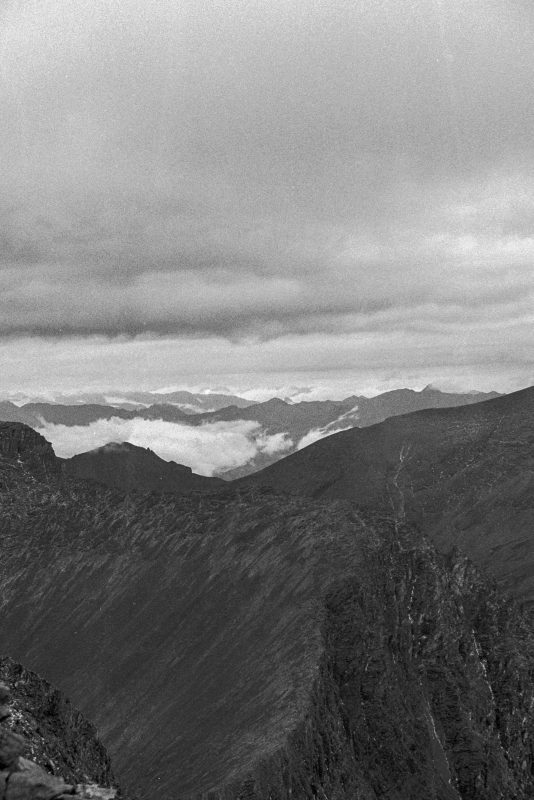
#> input picture assets/film/1514.webp, 1067 x 1600 px (shown at 1/2 size)
$ python create-film-book-textures.py
#> lines starting #> are read from the running program, lines starting #| are printed output that depends on the picture
from pathlib import Path
from PIL import Image, ImageDraw, ImageFont
import hashlib, json, random

root = Path(__file__).resolve().parents[1]
out = root.parents[1] / 'outputs' / 'v50-book'
out.mkdir(parents=True, exist_ok=True)
W, H = 1024, 1420
fonts = Path('C:/Windows/Fonts')
serif = lambda size: ImageFont.truetype(str(fonts / 'georgia.ttf'), size)
italic = lambda size: ImageFont.truetype(str(fonts / 'georgiai.ttf'), size)
small = lambda size: ImageFont.truetype(str(fonts / 'cour.ttf'), size)
rng = random.Random(50)

def cloth():
    im = Image.new('RGB', (W, H), '#303630')
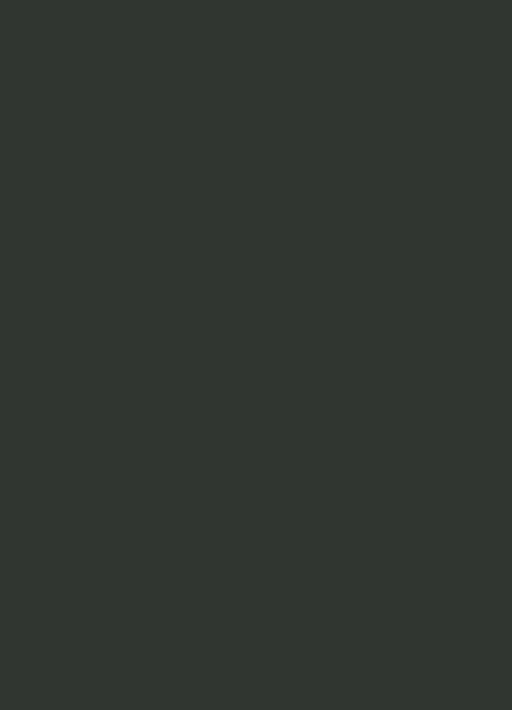
#> im: PIL image 1024x1420 RGB (shown at 1/2 size); mean R, G, B 48, 54, 48
    d = ImageDraw.Draw(im)
    for y in range(H):
        v = rng.randint(-4, 4)
        d.line((0, y, W, y), fill=(47+v, 53+v, 47+v))
    for x in range(0, W, 3):
        d.line((x, 0, x, H), fill=(49, 55, 49))
    return im

def centered(d, y, text, font, color='#ece6d5'):
    d.text((W/2, y), text, font=font, fill=color, anchor='mt')

im = cloth(); d = ImageDraw.Draw(im)
centered(d, 112, 'FRAGMENTS', small(22), '#c4c1ad')
centered(d, 164, 'de montagne', italic(65))
photo = Image.open(root/'assets/film/1514.webp').convert('RGB')
#> photo is the input picture: PIL image 1067x1600 RGB; mean R, G, B 124.3, 124.3, 124.3
photo.thumbnail((570, 740))
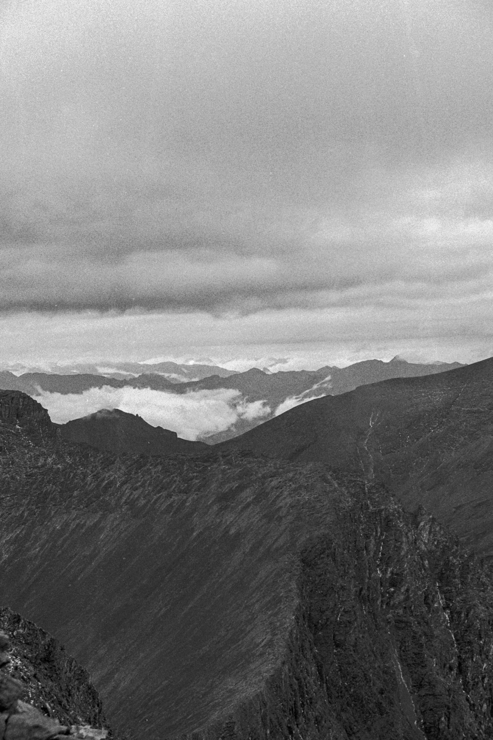
#> photo: PIL image 493x740 RGB; mean R, G, B 124.3, 124.3, 124.3
x, y = (W-photo.width)//2, 342
#> x = 265; y = 342
d.rectangle((x-12,y-12,x+photo.width+12,y+photo.height+12), fill='#dbd5c5')
im.paste(photo,(x,y))
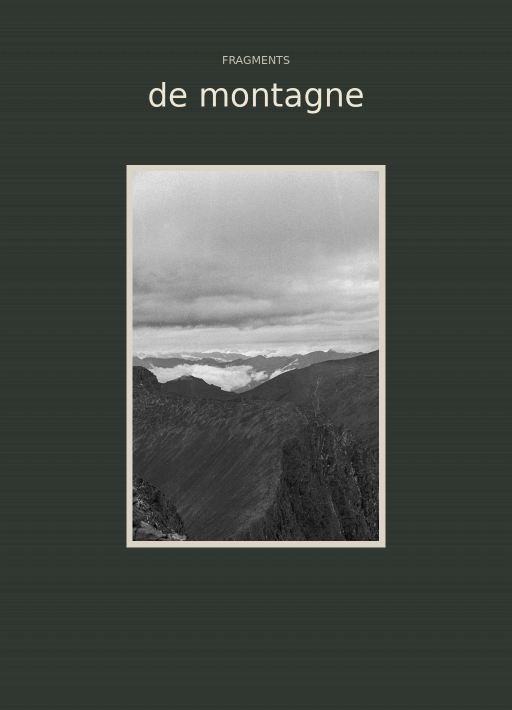
#> im: PIL image 1024x1420 RGB (shown at 1/2 size); mean R, G, B 71.5, 75.7, 71
d = ImageDraw.Draw(im)
centered(d, 1212, 'Mathieu Comtesse', serif(32))
centered(d, 1294, 'PHOTOGRAPHIES ARGENTIQUES · 20 TIRAGES', small(16), '#c4c1ad')
im.save(out/'front-cover.png')
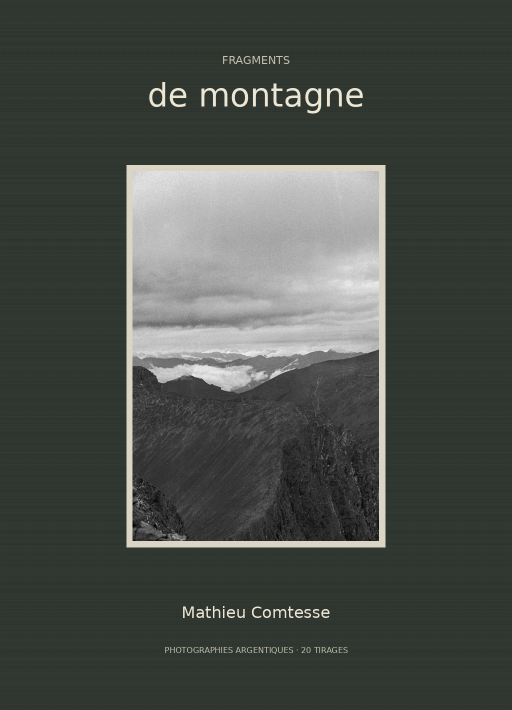
#> saved as front-cover.png: PIL image 1024x1420 RGB (shown at 1/2 size); mean R, G, B 71.9, 76.1, 71.3

im = cloth(); d = ImageDraw.Draw(im)
centered(d, 270, 'Vingt regards', italic(56))
centered(d, 342, 'sur la montagne.', italic(56))
#> (the run stopped early here; a loop or call above may not have finished)

$ run again, with assets/film/1504.webp copied over assets/film/1514.webp
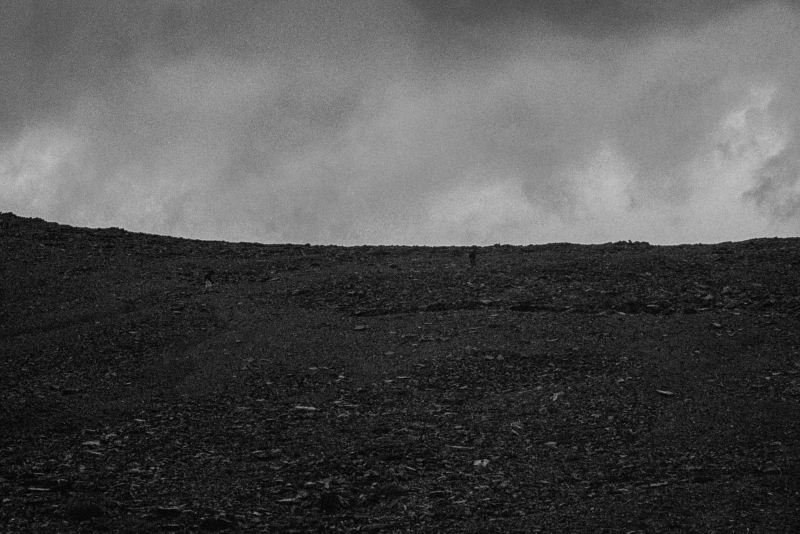
#> input picture assets/film/1504.webp, 1600 x 1067 px (shown at 1/2 size)
#> photo is the input picture: PIL image 1600x1067 RGB; mean R, G, B 79.4, 79.4, 79.4
#> photo: PIL image 570x380 RGB
#> `im.paste(photo,(x,y))`:
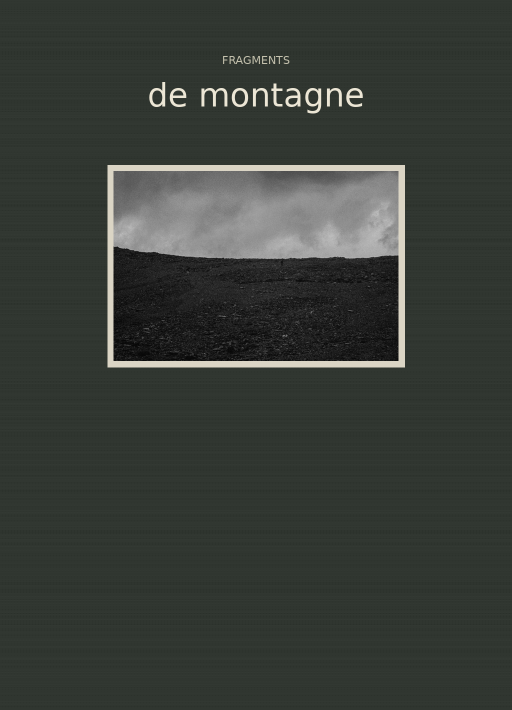
#> im: PIL image 1024x1420 RGB (shown at 1/2 size); mean R, G, B 56.2, 61.1, 55.7
#> `im.save(out/'front-cover.png')`:
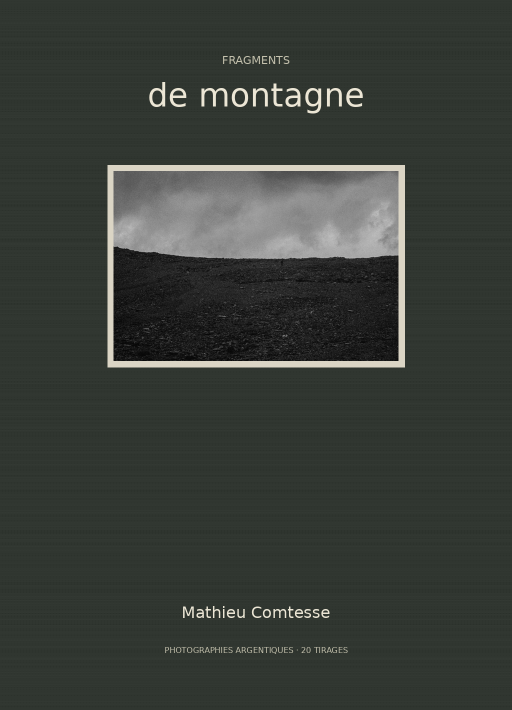
#> saved as front-cover.png: PIL image 1024x1420 RGB (shown at 1/2 size); mean R, G, B 56.6, 61.4, 56.1

$ run again, with assets/film/1508.webp copied over assets/film/1514.webp
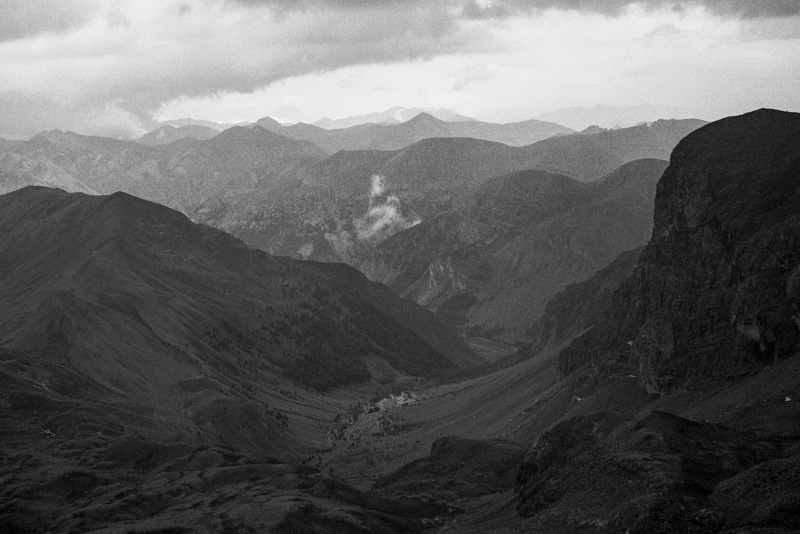
#> input picture assets/film/1508.webp, 1600 x 1067 px (shown at 1/2 size)
#> photo is the input picture: PIL image 1600x1067 RGB; mean R, G, B 96, 96, 96
#> photo: PIL image 570x380 RGB
#> `im.paste(photo,(x,y))`:
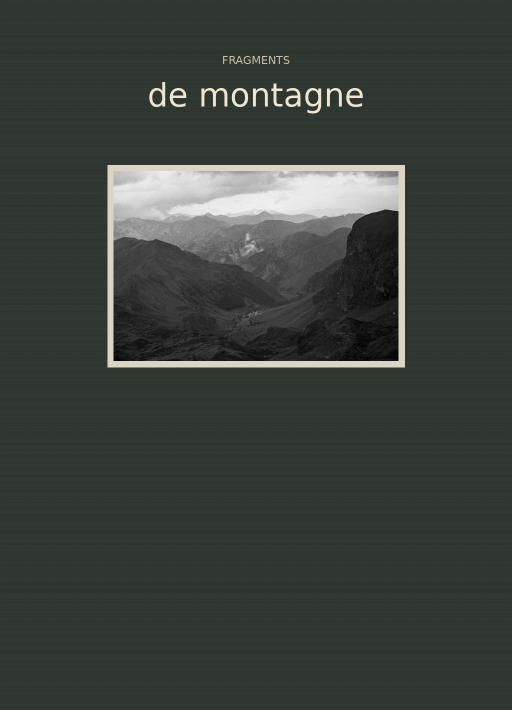
#> im: PIL image 1024x1420 RGB (shown at 1/2 size); mean R, G, B 58.7, 63.5, 58.2
#> `im.save(out/'front-cover.png')`:
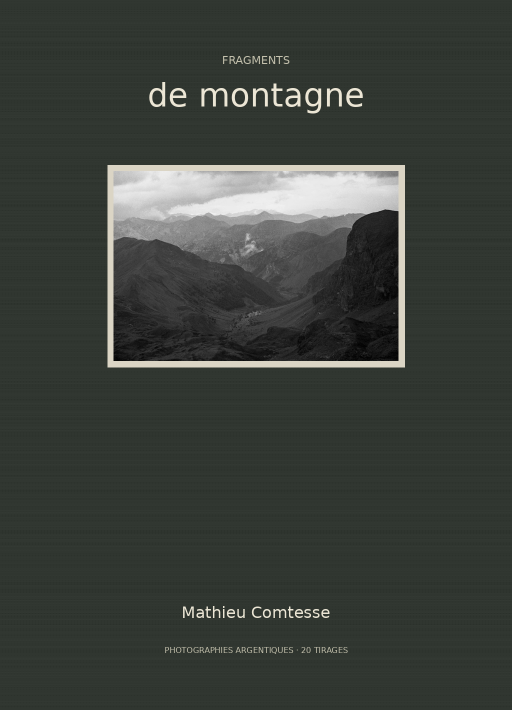
#> saved as front-cover.png: PIL image 1024x1420 RGB (shown at 1/2 size); mean R, G, B 59.1, 63.9, 58.6

$ run again, with assets/film/1513.webp copied over assets/film/1514.webp
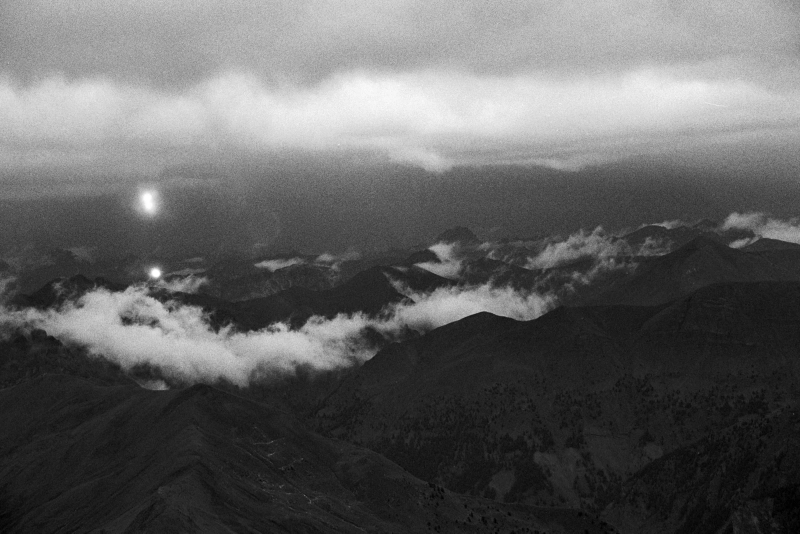
#> input picture assets/film/1513.webp, 1600 x 1067 px (shown at 1/2 size)
#> photo is the input picture: PIL image 1600x1067 RGB; mean R, G, B 97.3, 97.3, 97.3
#> photo: PIL image 570x380 RGB
#> `im.paste(photo,(x,y))`:
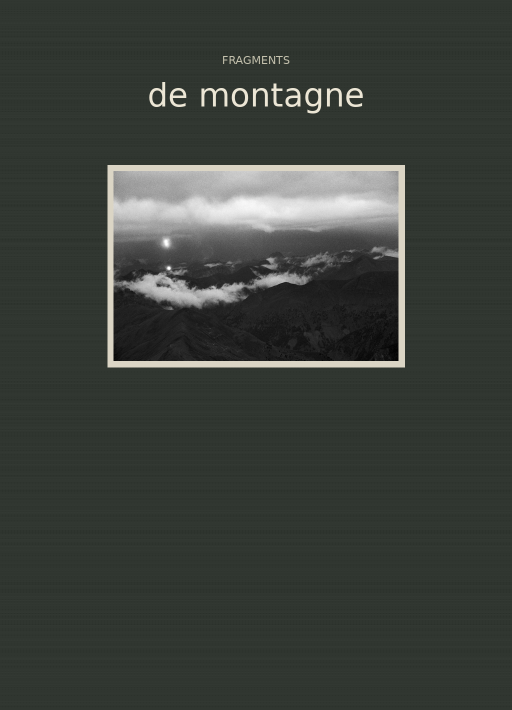
#> im: PIL image 1024x1420 RGB (shown at 1/2 size); mean R, G, B 58.9, 63.7, 58.4
#> `im.save(out/'front-cover.png')`:
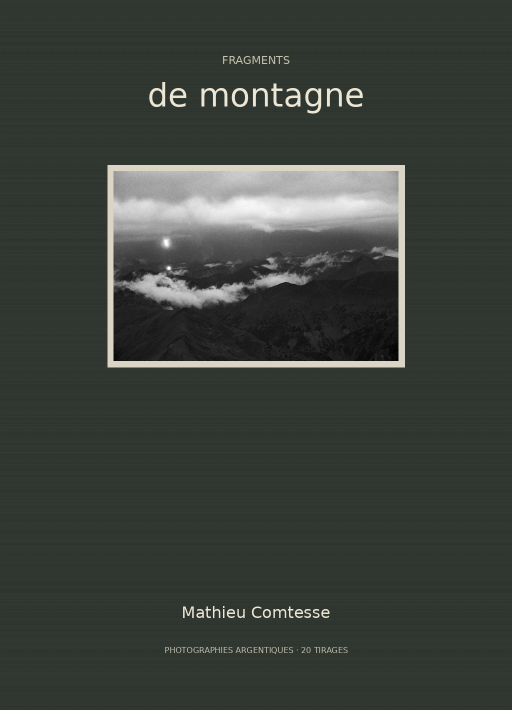
#> saved as front-cover.png: PIL image 1024x1420 RGB (shown at 1/2 size); mean R, G, B 59.3, 64.1, 58.8
